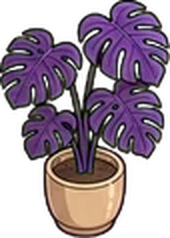
#> input picture examples/content/props/plant.png, 170 x 238 px, given in place of anim_type.png, which was not available; the run also reads 1 picture not shown here
$ python process.py ../../examples/content/props/plant.png ../../examples/content/characters/robot/dance.png
#> lines starting #> are read from the running program, lines starting #| are printed output that depends on the picture; after the words box and inside, x2 and y2 are one past the last pixel; in counts of white or black regions, pixels touching at a corner belong together; pictures that were not available may be replaced by others from this repository, and a replacement may not be noted
"""Sprite pipeline: magenta key -> slice 4x4 grids -> stabilize -> pack lightweight atlases.

Usage: python3 -I process.py <raw_dir> <out_dir>
"""
import json
import sys
from pathlib import Path

import numpy as np
from PIL import Image

RAW, OUT = Path(sys.argv[1]), Path(sys.argv[2])
OUT.mkdir(parents=True, exist_ok=True)

GRID = 4
INSET = 5          # trims the dark grid lines the model draws between cells
ANIM_SCALE = 0.62  # character frames are stored at ~display size, not generation size
PROP_SCALE = 0.55


def key_magenta(img):
    """Magenta chroma key with soft edge + despill. Returns RGBA uint8 array."""
    a = np.asarray(img.convert("RGB")).astype(np.float32)
    r, g, b = a[..., 0], a[..., 1], a[..., 2]
    # "magentaness": how much red AND blue dominate green
    m = np.minimum(r, b) - g
    balance = np.abs(r - b)
    alpha = np.clip(1.0 - (m - 60.0) / (150.0 - 60.0), 0.0, 1.0)
    alpha = np.where(balance > 110, 1.0, alpha)  # strongly red or blue pixels are content
    # despill: pull r/b down toward g on semi-transparent and near-edge pixels
    spill = np.clip(m, 0, None) * (alpha < 0.999) + np.clip(m - 25, 0, None) * (alpha >= 0.999)
    r2 = r - spill * 0.85
    b2 = b - spill * 0.85
    out = np.dstack([np.clip(r2, 0, 255), g, np.clip(b2, 0, 255), alpha * 255]).astype(np.uint8)
    # kill isolated low-alpha noise
    out[..., 3][out[..., 3] < 24] = 0
    return out


def cells(arr, grid=GRID):
    h, w = arr.shape[:2]
    ch, cw = h // grid, w // grid
    for row in range(grid):
        for col in range(grid):
            y0, x0 = row * ch + INSET, col * cw + INSET
            yield arr[y0:(row + 1) * ch - INSET, x0:(col + 1) * cw - INSET].copy()


def bbox(alpha, thresh=40):
    ys, xs = np.where(alpha > thresh)
    if len(xs) == 0:
        return None
    return xs.min(), ys.min(), xs.max() + 1, ys.max() + 1


def largest_blob_mask(alpha):
    """Drop stray specks: keep pixels connected to the biggest opaque region (cheap flood fill)."""
    from collections import deque
    solid = alpha > 40
    h, w = solid.shape
    seen = np.zeros_like(solid)
    best = None
    for y0 in range(0, h, 3):
        for x0 in range(0, w, 3):
            if solid[y0, x0] and not seen[y0, x0]:
                q = deque([(y0, x0)]); seen[y0, x0] = True; pts = []
                while q:
                    y, x = q.popleft(); pts.append((y, x))
                    for dy, dx in ((1, 0), (-1, 0), (0, 1), (0, -1)):
                        ny, nx = y + dy, x + dx
                        if 0 <= ny < h and 0 <= nx < w and solid[ny, nx] and not seen[ny, nx]:
                            seen[ny, nx] = True; q.append((ny, nx))
                if best is None or len(pts) > len(best):
                    best = pts
    keep = np.zeros_like(solid)
    if best:
        ys, xs = zip(*best); keep[list(ys), list(xs)] = True
    # grow by 2px so antialiased edges survive
    from PIL import ImageFilter
    grown = Image.fromarray((keep * 255).astype(np.uint8)).filter(ImageFilter.MaxFilter(5))
    return np.asarray(grown) > 0


def align_offsets(frames, region="head"):
    """Find per-frame (dx, dy) so the chosen region overlaps frame 0 best (removes AI jitter)."""
    def mask(f):
        a = f[..., 3] > 100
        bb = bbox(f[..., 3])
        if bb is None:
            return a
        x0, y0, x1, y1 = bb
        if region == "head":
            cut = y0 + int((y1 - y0) * 0.42)
            a = a.copy(); a[cut:] = False
        elif region == "base":  # fixed furniture at the bottom (typing desk)
            cut = y0 + int((y1 - y0) * 0.55)
            a = a.copy(); a[:cut] = False
        return a

    ref = mask(frames[0])
    ref_bb = bbox(ref.astype(np.uint8) * 255)
    offs = []
    for f in frames:
        m = mask(f)
        bb = bbox(m.astype(np.uint8) * 255)
        # coarse init from bbox bottoms/centers, then local IoU search
        cx = ((ref_bb[0] + ref_bb[2]) - (bb[0] + bb[2])) // 2
        cy = (ref_bb[3] - bb[3]) if region == "base" else (ref_bb[1] - bb[1])
        best, best_s = (cx, cy), -1
        for dy in range(cy - 8, cy + 9):
            for dx in range(cx - 10, cx + 11):
                sh = np.roll(np.roll(m, dy, 0), dx, 1)
                s = (sh & ref).sum() / max(1, (sh | ref).sum())
                if s > best_s:
                    best_s, best = s, (dx, dy)
        offs.append(best)
    return offs


DESK = None  # canonical desk: typing frame 0 canvas, empty-desk composite and the shared crop


# [26 lines left out: function snap_to_desk, not called in this run]


def build_anim(name, region, drop=(), feet_lock=False, lock_static=False, companion=None, src=None, out=None, desk=False, crop=None, raw_sheet=True, quality=90):
#> called with name = 'anim_type', region = 'base', drop = (), feet_lock = False, lock_static = True, desk = False, raw_sheet = False, quality = 90
    out = out or name
    raw = Image.open(RAW / (src or f"{name}.png"))
#> raw is the input picture: PIL image 170x238 RGBA; mean R, G, B, A 61.1, 44.5, 58.7, 150.2
    keyed = key_magenta(raw)
#> in key_magenta, `b2 = b - spill * 0.85`:
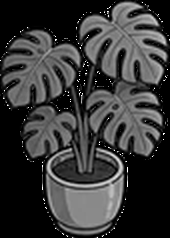
#> b2: shape (238, 170) float32; min 0, max 255, mean 55.7
#> in key_magenta, `out = np.dstack([np.clip(r2, 0, 255), g, np.clip(b2, 0, 255), alpha * ..`:
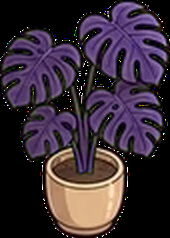
#> out: shape (238, 170, 4); mean of channels 0, 1, 2, 3 57.9, 44.5, 55.6, 254.8; transparent parts drawn white
    frames = []
    for c in cells(keyed):
        keep = largest_blob_mask(c[..., 3])
        c[..., 3] = np.where(keep, c[..., 3], 0)
        frames.append(c)
#> this loop made 16 passes
#> pass 2, in largest_blob_mask (call 2), `solid = alpha > 40`:
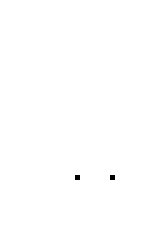
#> solid: shape (49, 32) bool (shown 5 times larger); 99.9% white; black in thin lines or dots, all inside (x1, y1, x2, y2) = (15, 35, 23, 36)
#> after the loop, frames = 16 items
    raw_frames = [f.copy() for f in frames]
#> raw_frames = 16 items
    frames = [f for i, f in enumerate(frames) if i not in drop]

    offs = align_offsets(frames, region)
#> in bbox, `ys, xs = np.where(alpha > thresh)`: ys = 1568 values from 0 to 48; xs = 1568 values, max 31 at index 31, min 0 at index 0, mean 15.5
#> in mask, `bb = bbox(f[..., 3])`: bb = (0, 0, 32, 49)
#> in mask, `x0, y0, x1, y1 = bb`: x0 = 0; x1 = 32; y1 = 49
#> in mask, `cut = y0 + int((y1 - y0) * 0.55)`: cut = 26
#> in mask, `a[:cut] = False`:
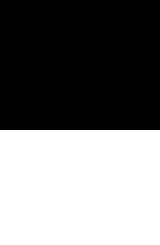
#> a: shape (49, 32) bool (shown 5 times larger); 46.9% white; 1 white region, box (x1, y1, x2, y2) and area: (0, 26, 32, 49) 736
#> in align_offsets, `ref_bb = bbox(ref.astype(np.uint8) * 255)`: ref_bb = (0, 26, 32, 49)
#> the loop in align_offsets, `for f in frames:` made 16 passes
#> after the loop in align_offsets, `for f in frames:`: offs = [(-10, 0), (-10, 0), (-10, 0), (-10, 0), (-10, 0), (-10, 0), (-10, 0), (-10, 0), (-10, 0), (-10, 0), (-10, 0), (-10, 0), (-10, 0), (-10, 0), (-10, 0), (-10, 0)]
    pad = 24
    global LAST_TYPE
    h, w = frames[0].shape[:2]
#> h = 49; w = 32
    canvas_frames = []
    for f, (dx, dy) in zip(frames, offs):
        big = np.zeros((h + pad * 2, w + pad * 2, 4), np.uint8)
        big[pad + dy:pad + dy + h, pad + dx:pad + dx + w] = f
        canvas_frames.append(big)
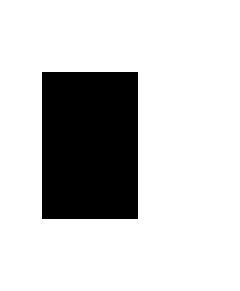
#> big: shape (97, 80, 4) (shown 3 times larger); mean of channels 0, 1, 2, 3 0, 0, 0, 51.5; transparent parts drawn white
#> after the loop, canvas_frames = 16 items
    static, rolls = None, None
    if lock_static:
        # pixels that barely change across frames (desk, laptop, chair) are copied from frame 0,
        # so the furniture is perfectly still and only the character moves
        stack = np.stack(canvas_frames).astype(np.float32)
        std = stack[..., :3].std(0).mean(-1) + stack[..., 3].std(0) * 0.5
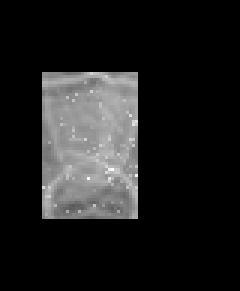
#> std: shape (97, 80) float32 (shown 3 times larger); min 0, max 98.74, mean 11.9; drawn with min black and max white
        static = (std < 14) & (stack[0][..., 3] > 0)
#> static: shape (97, 80) bool; every value is 0
        for cf in canvas_frames[1:]:
            cf[static] = canvas_frames[0][static]
#> this loop made 15 passes
    if feet_lock:
        # keep the head alignment horizontally, but put every frame's feet on one baseline
        bottoms = [bbox(cf[..., 3])[3] for cf in canvas_frames]
        rolls = [max(bottoms) - b for b in bottoms]
        canvas_frames = [np.roll(cf, r, 0) for cf, r in zip(canvas_frames, rolls)]

    snap = None
    if desk and DESK is not None:
        canvas_frames, shift, iou = snap_to_desk(canvas_frames); snap = {"shift": shift, "iou": iou}
        crop = DESK["crop"]
    if crop is None:
        # union bbox -> one tight frame size for the whole animation
        boxes = [bbox(cf[..., 3]) for cf in canvas_frames]
#> boxes = 16 items, first 6: (14, 24, 46, 73), (14, 24, 46, 73), (14, 24, 46, 73), (14, 24, 46, 73), (14, 24, 46, 73), (14, 24, 46, 73)
        x0 = min(b[0] for b in boxes) - 2; y0 = min(b[1] for b in boxes) - 2
#> after `x0 = min((b[0] for b in boxes)) - 2`: x0 = 12
#> after `y0 = min((b[1] for b in boxes)) - 2`: y0 = 22
        x1 = max(b[2] for b in boxes) + 2; y1 = max(b[3] for b in boxes) + 2
#> after `x1 = max((b[2] for b in boxes)) + 2`: x1 = 48
#> after `y1 = max((b[3] for b in boxes)) + 2`: y1 = 75
    else:
        x0, y0, x1, y1 = crop
    fw, fh = int((x1 - x0) * ANIM_SCALE), int((y1 - y0) * ANIM_SCALE)
#> fw = 22; fh = 32

    def pack(frame_list, crop):
        n = len(frame_list); cols = 4; rows = (n + cols - 1) // cols
        sheet = Image.new("RGBA", (fw * cols, fh * rows), (0, 0, 0, 0))
        for i, cf in enumerate(frame_list):
            im = Image.fromarray(cf)
            if crop:
                im = im.crop((x0, y0, x1, y1))
            im = im.resize((fw, fh), Image.LANCZOS)
            sheet.paste(im, ((i % cols) * fw, (i // cols) * fh))
        return sheet

    if name == "anim_type":
        LAST_TYPE = {"frame0": canvas_frames[0], "crop": (x0, y0, x1, y1), "pad": pad, "off0": offs[0], "fw": fw, "fh": fh}
    stable = pack(canvas_frames, True)
#> in pack, `n = len(frame_list)`: n = 16
#> in pack, `rows = (n + cols - 1) // cols`: rows = 4
#> in pack, `sheet = Image.new("RGBA", (fw * cols, fh * rows), (0, 0, 0, 0))`: sheet: PIL image 88x128 RGBA; every value is 0
#> the loop in pack, `for i, cf in enumerate(frame_list):` made 16 passes
#> after the loop in pack, `for i, cf in enumerate(frame_list):`:
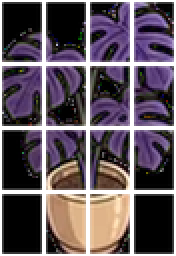
#> sheet: PIL image 88x128 RGBA (shown 2 times larger); mean R, G, B, A 54.1, 42.1, 50.7, 208.8; transparent parts drawn white
    stable.save(OUT / f"{out}.webp", "WEBP", quality=quality, method=6)
    for suffix, src in (companion or {}).items():
        ck = key_magenta(Image.open(RAW / f"{src}.png"))
        cfr = []
        for c in cells(ck):
            keep = largest_blob_mask(c[..., 3]); c[..., 3] = np.where(keep, c[..., 3], 0); cfr.append(c)
        cfr = [f for i, f in enumerate(cfr) if i not in drop]
        comp_frames = []
        for f, (dx, dy) in zip(cfr, offs):
            big = np.zeros((h + pad * 2, w + pad * 2, 4), np.uint8)
            big[pad + dy:pad + dy + h, pad + dx:pad + dx + w] = f
            comp_frames.append(big)
        # companions follow every per-frame step the sheet took, so they stay pixel aligned
        if static is not None:
            for cf in comp_frames[1:]:
                cf[static] = comp_frames[0][static]
        if rolls is not None:
            comp_frames = [np.roll(cf, r, 0) for cf, r in zip(comp_frames, rolls)]
        if snap:
            comp_frames = [np.roll(np.roll(cf, snap["shift"][1], 0), snap["shift"][0], 1) for cf in comp_frames]
        sheet = pack(comp_frames, True)
        if suffix == "lab":
            sheet = quantize_labels(sheet)
        sheet.save(OUT / f"{out}_{suffix}.png")

    jitter = float(np.mean([abs(dx) + abs(dy) for dx, dy in offs]))
#> jitter = 10
    info = {"file": f"{out}.webp", "fw": fw, "fh": fh, "frames": len(canvas_frames), "cols": 4,
            "anchor": [0.5, 0.97], "dropped": list(drop), "jitterPx": round(jitter * ANIM_SCALE, 2)}
#> info = {'file': 'anim_type.webp', 'fw': 22, 'fh': 32, 'frames': 16, 'cols': 4, 'anchor': [0.5, 0.97], 'dropped': [], 'jitterPx': 6.2}
    if snap:
        info["snap"] = snap
    if not raw_sheet:
        return info
    # raw comparison: keyed but unaligned, cropped to the same window around each cell
    raw_canvas = []
    for f in raw_frames:
        big = np.zeros((h + pad * 2, w + pad * 2, 4), np.uint8)
        big[pad:pad + h, pad:pad + w] = f
        raw_canvas.append(big)
    rb = [bbox(cf[..., 3]) for cf in raw_canvas]
    rx0 = min(b[0] for b in rb) - 2; ry0 = min(b[1] for b in rb) - 2
    rx1 = max(b[2] for b in rb) + 2; ry1 = max(b[3] for b in rb) + 2
    rfw, rfh = int((rx1 - rx0) * ANIM_SCALE), int((ry1 - ry0) * ANIM_SCALE)
    rsheet = Image.new("RGBA", (rfw * 4, rfh * 4), (0, 0, 0, 0))
    for i, cf in enumerate(raw_canvas):
        im = Image.fromarray(cf).crop((rx0, ry0, rx1, ry1)).resize((rfw, rfh), Image.LANCZOS)
        rsheet.paste(im, ((i % 4) * rfw, (i // 4) * rfh))
    rsheet.save(OUT / f"{out}_raw.webp", "WEBP", quality=88, method=6)
    info.update({"raw": f"{out}_raw.webp", "rawFw": rfw, "rawFh": rfh, "rawFrames": 16})
    return info


LAB_COLORS = np.array([(0, 0, 0), (0, 255, 0), (0, 0, 255), (255, 255, 0), (255, 0, 0), (0, 255, 255), (255, 255, 255), (128, 128, 128)], np.float32)


# [61 lines left out: functions quantize_labels, build_atlas, build_lineup, not called in this run]


def build_empty_desk():
    """Register the AI-made empty desk to typing frame 0 so sitting down causes no pop."""
    T = LAST_TYPE
    big = key_magenta(Image.open(RAW / "desk_empty_big.png"))
    # the edit input was cell 0 (inset 4) scaled 3x and pasted at (140, 140) on a 1024 canvas
    im = Image.fromarray(big).crop((140, 140, 140 + 744, 140 + 744)).resize((248, 248), Image.LANCZOS)
    cell = np.asarray(im).copy()
    keep = largest_blob_mask(cell[..., 3]); cell[..., 3] = np.where(keep, cell[..., 3], 0)
    # place it on the same padded canvas as frame 0 (cells were sliced with INSET=5, input used 4)
    h, w = T["frame0"].shape[:2]; pad = T["pad"]; dx0, dy0 = T["off0"]
    ref = T["frame0"][..., 3] > 100
    ys = np.where(ref.any(1))[0]; cut = ys.min() + int((ys.max() - ys.min()) * 0.55)
    ref_base = ref.copy(); ref_base[:cut] = False
    best, best_s = (0, 0), -1
    for dy in range(-10, 11):
        for dx in range(-10, 11):
            canvas = np.zeros((h, w, 4), np.uint8)
            y0, x0 = pad + dy0 - 1 + dy, pad + dx0 - 1 + dx
            ys0, xs0 = max(0, y0), max(0, x0)
            sub = cell[ys0 - y0:min(248, h - y0), xs0 - x0:min(248, w - x0)]
            canvas[ys0:ys0 + sub.shape[0], xs0:xs0 + sub.shape[1]] = sub
            m = canvas[..., 3] > 100; m[:cut] = False
            sc = (m & ref_base).sum() / max(1, (m | ref_base).sum())
            if sc > best_s:
                best_s, best = sc, (dx, dy); best_canvas = canvas
    # keep frame 0's pixels only where they clearly show furniture; everything the character covered comes from the empty render
    f0 = T["frame0"].astype(np.float32); em = best_canvas.astype(np.float32)
    from PIL import ImageFilter
    # the empty render came back with a lighter laptop; match its grey to the laptop in the typing frames
    hh, ww = em.shape[:2]
    mx_e, mn_e = em[..., :3].max(-1), em[..., :3].min(-1); sat_e = (mx_e - mn_e) / (mx_e + 1e-6)
    left = (np.arange(ww)[None, :] < ww * 0.55).repeat(hh, 0)
    lap_e = (em[..., 3] > 200) & (sat_e < 0.15) & (mx_e > 115) & (mx_e < 245) & left
    mx_f, mn_f = f0[..., :3].max(-1), f0[..., :3].min(-1); sat_f = (mx_f - mn_f) / (mx_f + 1e-6)
    lap_f = lap_e & (f0[..., 3] > 200) & (sat_f < 0.15) & (mx_f > 50)
    if lap_e.sum() > 50 and lap_f.sum() > 50:
        gain = f0[..., :3][lap_f].mean(0) / em[..., :3][lap_e].mean(0)
        em[..., :3][lap_e] = (em[..., :3][lap_e] * gain).clip(0, 255)
    furn = (em[..., 3] > 128) & (f0[..., 3] > 128) & (np.abs(f0[..., :3] - em[..., :3]).mean(-1) < 15)
    furn_img = Image.fromarray((furn * 255).astype(np.uint8)).filter(ImageFilter.MinFilter(3)).filter(ImageFilter.GaussianBlur(0.8))
    mk = (np.asarray(furn_img).astype(np.float32) / 255.0)[..., None]
    comp = (f0 * mk + em * (1 - mk)).clip(0, 255).astype(np.uint8)
    global DESK
    DESK = {"frame0": T["frame0"], "comp": comp, "crop": DESK_CROP}
    x0, y0, x1, y1 = DESK_CROP; fw, fh = int((x1 - x0) * ANIM_SCALE), int((y1 - y0) * ANIM_SCALE)
    out = Image.fromarray(comp).crop((x0, y0, x1, y1)).resize((fw, fh), Image.LANCZOS)
    out.save(OUT / "desk_empty.webp", "WEBP", quality=90, method=6)
    # the pure AI furniture render (no character pixels) is kept as the reference for the recolor mask
    Image.fromarray(em.clip(0, 255).astype(np.uint8)).crop((x0, y0, x1, y1)).resize((fw, fh), Image.LANCZOS).save(OUT / "desk_ai.png")
    return {"file": "desk_empty.webp", "w": fw, "h": fh, "iou": round(float(best_s), 3), "shift": best}


meta = {"anims": {}}
CHARS = ["Hoodie", "Bun + glasses", "Beanie + beard", "Buzz cut", "Silver + vest", "Long red hair", "Curls + bomber"]
# per animation: (raw name for the hero, alignment region, dropped frames, feet lock)
ANIMS = {
    "walk": ("anim_walk", "head", (), True),
    "walkback": ("anim_walkback", "head", (), True),
    "idle": ("anim_idle", "head", (), True),
    "sit": ("anim_sit", "head", (10, 11, 12, 13), False),   # the mug leaves the hands on frames 11-14
    "ppfront": ("anim_ppfront", "head", (15,), True),       # the paddle vanishes on the last frame
    "ppback": ("anim_ppback", "head", (), True),
}
# frames a single character's sheet gets wrong on top of the shared drops
EXTRA_DROP = {(4, "sit"): (8,)}   # sudden fist pump in the middle of sipping
# the typing sheet defines the desk every other desk sheet snaps to
build_anim("anim_type", "base", lock_static=True, raw_sheet=False)
x0, y0, x1, y1 = LAST_TYPE["crop"]
DESK_CROP = (x0 - 8, y0 - 40, x1 + 8, y1)   # room for taller hair (buns, curls) above the desk sheet
#> DESK_CROP = (4, -18, 56, 75)
meta["deskEmpty"] = build_empty_desk()
#> in build_empty_desk, `T = LAST_TYPE`: T = 6 items
#> (the run stopped early here; a loop or call above may not have finished)
